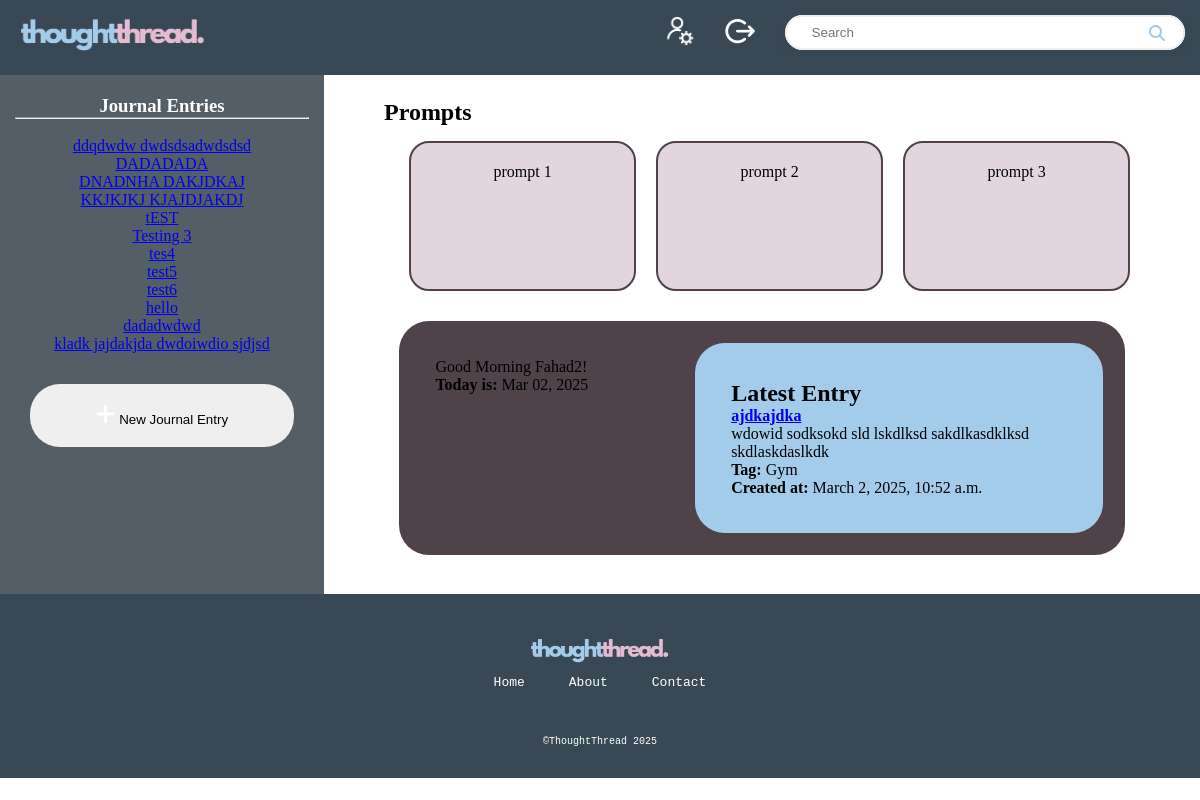
The app's page /journal/ (signed in) with its own data.
### journalApp/models.py (models this page shows, shortened)
class JournalEntry(models.Model):
    entry_id = models.AutoField(primary_key=True)
    user = models.ForeignKey(User, on_delete=models.CASCADE)
    title = models.CharField(max_length=255)
    content = models.TextField()
    created_at = models.DateTimeField(auto_now_add=True)
    updated_at = models.DateTimeField(auto_now=True)
    tag = models.ForeignKey(Tag, on_delete=models.SET_NULL, null=True, blank=True)

class Tag(models.Model):
    tag_id = models.AutoField(primary_key=True)
    name = models.CharField(max_length=100, unique=True)
    user = models.ForeignKey(User, on_delete=models.CASCADE,default=1)

### journalApp/views.py (the view)
# urls.py: path('', views.index,name = 'home'),
def index(request):
    if request.user.is_authenticated:
        userId = request.user.id
        allJournals = JournalEntry.objects.filter(user=userId)
        latestJournal = JournalEntry.objects.filter(user=request.user).order_by('-created_at').first()
        allTags = Tag.objects.filter(journalentry__user=request.user).distinct()
        today = timezone.now()
        params = {'allJournals': allJournals,'allTags': allTags,'latestJournal': latestJournal,'today':today}
        return render(request,'journalApp/index.html',params)

### journalApp/templates/journalApp/index.html (shortened to what this page needs)
{% load static %}
<!DOCTYPE html>
<html lang="en">
<head>
  <link href="https://cdnjs.cloudflare.com/ajax/libs/font-awesome/6.5.1/css/all.min.css" rel="stylesheet">
  <link rel="stylesheet" href="{% static 'css/style.css' %}">
</head>
<body>
  {% load static %}
  <header id="header-row">
    <div id="header-logo">
      <img src="{% static 'images/logo.png' %}" alt="thoughtthread.">
    </div>
    <div id="header-nav">
      <a href="{% url 'profSetting' %}"><button><img src="{% static 'images/icons/profile.png' %}" alt="Profile"></button></a>
      {% if user.is_authenticated %}
      <a href="{% url 'logOut' %}"><button><img src="{% static 'images/icons/logout.png' %}" alt="Logout"></button></a>
      {% endif %}
    </div>
    <div id="header-search">
      <div class="bg-light">
        <div class="container py-5">
          <div class="search-wrapper">
            <div class="search-box">
              <input type="text" class="search-input form-control" placeholder="Search">
              <i class="fas fa-search search-icon"></i>
            </div>
          </div>
        </div>
      </div>
    </div>
  </header>
  <main id="dashboard-page">
    <div id="entries-side">
      <div id="entries-list">
        <h3>Journal Entries</h3>
        <hr><br>
        {% for journal in allJournals %}
          <a href="{% url 'viewEntry' journal.entry_id %}">
            {{ journal.title }}
          </a>
          <br>
        {% endfor %}
      </div>
      <div id="button">
        <a href="{% url 'newEntry' %}">
          <button>
            <img src="{% static 'images/icons/newentry.png' %}" alt="Dashboard" width="8%">
            New Journal Entry
          </button>
        </a>
      </div>
    </div>
    <div id="dashboard-area">
      <div id="prompts">
        <h2>Prompts</h2>
        <div class="row">
          <div class="col">
            prompt 1
          </div>
          <div class="col">
            prompt 2
          </div>
          <div class="col">
            prompt 3
          </div>
        </div>
      </div>
      <div id="activity">
        <div id="greeting">
          Good Morning {{ user.username }}!<br>
          <strong>Today is:</strong> {{ today|date:"M d, Y" }}
        </div>
        <div id="latest">
          <h2>Latest Entry</h2>
          {% if latestJournal %}
            <a href="{% url 'viewEntry' latestJournal.entry_id %}">
              <strong>{{ latestJournal.title }}</strong>
            </a>
            <br>
            <p>{{ latestJournal.content|safe }}</p>
            <p>
              <strong>Tag:</strong>
              {% if latestJournal.tag %}
                {{ latestJournal.tag.name }}
              {% else %}
                No tag
              {% endif %}
            </p>
            <p><strong>Created at:</strong> {{ latestJournal.created_at }}</p>
          {% else %}
            <p>No entries found.</p>
          {% endif %}
        </div>
      </div>
    </div>
  </main>
  <footer>
    <div>
      <img src="{% static 'images/logo.png' %}" alt="thoughtthread.">
    </div>
    <div id="ftr-nav">
      <a href="{% url 'index' %}">Home</a>
      <a href="#">About</a>
      <a href="#">Contact</a>
    </div>
    <div id="ftr-cp">
      <a>&#169;ThoughtThread 2025</a>
    </div>
  </footer>
</body>
</html>

### journalApp/static/css/style.css (style rules this page uses)
* { margin: 0; padding: 0; box-sizing: border-box; overflow-x: hidden; }
header { top: 0; position: sticky; width: 100%; height: auto; text-align: center; padding: 5px 50px; background-color: #384955; }
header img { width: 200px; height: auto; }
footer { width: 100%; height: auto; padding: 30px 20px; padding-top: 40px; background-color: #384955; text-align: center; }
footer a { color: white; font-family: 'Courier New'; font-size: 10px; }
footer #ftr-nav a { font-size: 13px; text-decoration: none; padding: 0 20px; }
footer #ftr-cp { padding-top: 40px; color: white; }
footer img { width: 150px; height: auto; }
#header-row { display: flex; padding: 8px; margin: auto; }
#header-logo { width: 40%; text-align: left; padding: 5px; padding-bottom: none; }
#header-nav { width: 25%; text-align: right; padding: 5px 10px; }
#header-nav button { margin: 0 10px; padding: 3px; background-color: #384955; border: none; border-radius: 35px; }
#header-nav img { max-width: 30px; }
#header-search { width: 35%; }
.search-wrapper { max-width: 100%; padding: 7px; }
.search-box { position: relative; background: white; border-radius: 30px; box-shadow: 0 5px 15px rgba(0, 0, 0, 0.05); transition: all 0.3s ease; }
.search-input { border: 2px solid #eee; border-radius: 30px; padding: 8px 25px; width: 100%; transition: all 0.3s ease; outline: none; }
.search-icon { position: absolute; right: 20px; top: 50%; transform: translateY(-50%); color: #A3CCEA; transition: all 0.3s ease; overflow: hidden; }
#dashboard-page { display: flex; }
#entries-side { width: 27%; background-color: #535e66; color: white; }
#entries-list { margin: 20px 15px; text-align: center; max-height: 50%; overflow-y: auto; }
#button { margin: 30px; text-align: center; max-height: 20%; }
#button button { width: 100%; padding: 20px 10px; border-radius: 30px; border: none; }
#dashboard-area { width: 73%; padding: 2% 5%; }
#prompts .row { width: 100%; padding: 1%; margin: 1%; }
#activity { background-color: #504249; border-radius: 30px; display: flex; margin: 2%; }
#greeting { width: 40%; padding: 5%; }
#latest { width: 60%; padding: 5%; border-radius: 30px; background-color: #A3CCEA; margin: 3%; }
.row { width: 79%; margin: 30px auto; margin-bottom: 0px; padding: 30px; text-align: center; display: flex; }
.col { width: 33.33%; border: 2px solid #504249; border-radius: 20px; background-color: #e3d5dd; padding: 20px; margin: 0px 10px; min-height: 150px; }

### records on screen
JournalEntry: title "ddqdwdw dwdsdsadwdsdsd"
JournalEntry: title "DADADADA"
JournalEntry: title "DNADNHA DAKJDKAJ"
JournalEntry: title "KKJKJKJ KJAJDJAKDJ"
JournalEntry: title "tEST"
JournalEntry: title "Testing 3"
JournalEntry: title "tes4"
JournalEntry: title "test5"
JournalEntry: title "test6"
JournalEntry: title "hello"
JournalEntry: title "dadadwdwd"
JournalEntry: title "kladk jajdakjda dwdoiwdio sjdjsd"
JournalEntry: title "ajdkajdka", content "wdowid sodksokd sld lskdlksd sakdlkasdklksd skdlaskdaslkdk", tag.name "Gym", created_at "March 2, 2025, 10:52 a.m."

### other values on screen
{{ user.username }} "Fahad2"
